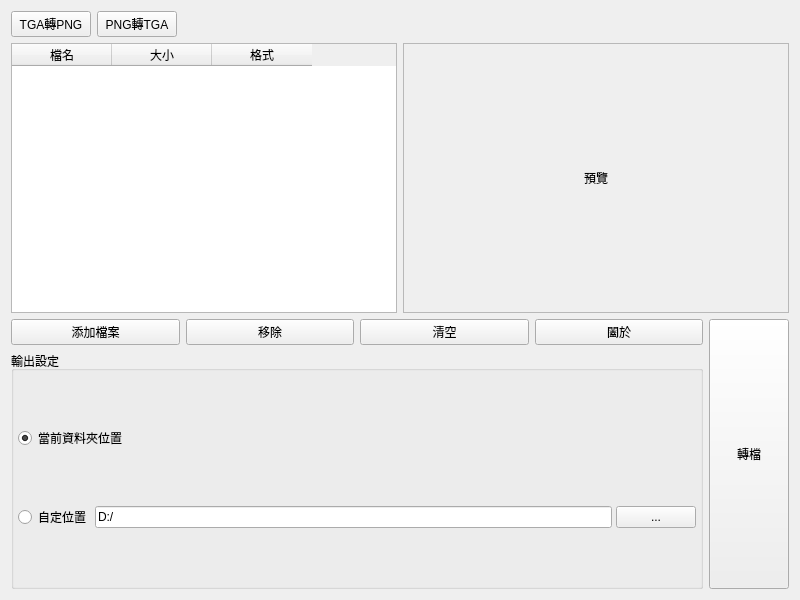
<?xml version="1.0" encoding="UTF-8"?>
<ui version="4.0">
 <class>DragDropWidget</class>
 <widget class="QWidget" name="DragDropWidget">
  <property name="geometry">
   <rect>
    <x>0</x>
    <y>0</y>
    <width>800</width>
    <height>600</height>
   </rect>
  </property>
  <property name="windowTitle">
   <string>視創用TGA/PNG轉檔工具</string>
  </property>
  <layout class="QVBoxLayout" name="mainLayout">
   <item>
    <layout class="QHBoxLayout" name="topButtonLayout">
    <item>
     <widget class="QPushButton" name="btn_tga_to_png">
      <property name="text">
       <string>TGA轉PNG</string>
      </property>
     </widget>
    </item>
    <item>
     <widget class="QPushButton" name="btn_png_to_tga">
      <property name="text">
       <string>PNG轉TGA</string>
      </property>
     </widget>
    </item>
    <item>
     <spacer name="topButtonSpacer">
      <property name="orientation">
       <enum>Qt::Horizontal</enum>
      </property>
      <property name="sizeHint" stdset="0">
       <size>
        <width>40</width>
        <height>20</height>
       </size>
      </property>
     </spacer>
    </item>
    </layout>
   </item>
   <item>
    <layout class="QHBoxLayout" name="middleLayout">
     <item>
      <widget class="QTableWidget" name="fileTable">
       <property name="columnCount">
        <number>3</number>
       </property>
       <property name="rowCount">
        <number>0</number>
       </property>
       <column>
        <property name="text">
         <string>檔名</string>
        </property>
       </column>
       <column>
        <property name="text">
         <string>大小</string>
        </property>
       </column>
       <column>
        <property name="text">
         <string>格式</string>
        </property>
       </column>
       <property name="selectionBehavior">
        <enum>QAbstractItemView::SelectRows</enum>
       </property>
       <property name="dragDropMode">
        <enum>QAbstractItemView::DropOnly</enum>
       </property>
       <property name="acceptDrops">
        <bool>true</bool>
       </property>
       <property name="editTriggers">
        <set>QAbstractItemView::NoEditTriggers</set>
       </property>
       <property name="alternatingRowColors">
        <bool>true</bool>
       </property>
       <property name="showGrid">
        <bool>true</bool>
       </property>
       <property name="minimumHeight">
        <number>300</number>
       </property>
      </widget>
     </item>
     <item>
      <widget class="QLabel" name="previewLabel">
       <property name="sizePolicy">
        <sizepolicy hsizetype="Expanding" vsizetype="Expanding">
         <horstretch>0</horstretch>
         <verstretch>0</verstretch>
        </sizepolicy>
       </property>
       <property name="minimumSize">
        <size>
         <width>250</width>
         <height>0</height>
        </size>
       </property>
       <property name="frameShape">
        <enum>QFrame::StyledPanel</enum>
       </property>
       <property name="text">
        <string>預覽</string>
       </property>
       <property name="alignment">
        <set>Qt::AlignCenter</set>
       </property>
      </widget>
     </item>
    </layout>
   </item>
   <item>
    <layout class="QHBoxLayout" name="combinedBottomLayout">
     <item>
      <layout class="QVBoxLayout" name="bottomLeftLayout">
       <item>
        <layout class="QHBoxLayout" name="fileActionLayout">
         <item>
          <widget class="QPushButton" name="btn_add_file">
           <property name="text">
            <string>添加檔案</string>
           </property>
          </widget>
         </item>
         <item>
          <widget class="QPushButton" name="btn_remove_file">
           <property name="text">
            <string>移除</string>
           </property>
          </widget>
         </item>
         <item>
          <widget class="QPushButton" name="btn_clear">
           <property name="text">
            <string>清空</string>
           </property>
          </widget>
         </item>
         <item>
          <widget class="QPushButton" name="btn_close">
           <property name="text">
            <string>闔於</string>
           </property>
          </widget>
         </item>
        </layout>
       </item>
       <item>
        <widget class="QGroupBox" name="outputGroup">
         <property name="title">
          <string>輸出設定</string>
         </property>
         <layout class="QVBoxLayout" name="outputLayout">
          <property name="spacing">
           <number>4</number>
          </property>
          <property name="leftMargin">
           <number>4</number>
          </property>
          <property name="topMargin">
           <number>4</number>
          </property>
          <property name="rightMargin">
           <number>4</number>
          </property>
          <property name="bottomMargin">
           <number>4</number>
          </property>
          <item>
           <widget class="QRadioButton" name="radio_current_folder">
            <property name="text">
             <string>當前資料夾位置</string>
            </property>
            <property name="checked">
             <bool>true</bool>
            </property>
           </widget>
          </item>
          <item>
           <layout class="QHBoxLayout" name="customPathLayout">
            <item>
             <widget class="QRadioButton" name="radio_custom_folder">
              <property name="text">
               <string>自定位置</string>
              </property>
             </widget>
            </item>
            <item>
             <widget class="QLineEdit" name="line_custom_path">
              <property name="text">
               <string>D:/</string>
              </property>
             </widget>
            </item>
            <item>
             <widget class="QPushButton" name="btn_browse">
              <property name="text">
               <string>...</string>
              </property>
             </widget>
            </item>
           </layout>
          </item>
         </layout>
        </widget>
       </item>
      </layout>
     </item>
     <item>
      <widget class="QPushButton" name="btn_convert">
       <property name="sizePolicy">
        <sizepolicy hsizetype="Minimum" vsizetype="Expanding">
         <horstretch>0</horstretch>
         <verstretch>0</verstretch>
        </sizepolicy>
       </property>
       <property name="minimumSize">
        <size>
         <width>80</width>
         <height>0</height>
        </size>
       </property>
       <property name="text">
        <string>轉檔</string>
       </property>
      </widget>
     </item>
    </layout>
   </item>
    <!-- 移除底部轉檔按鈕 -->
  </layout>
 </widget>
 <resources/>
 <connections/>
</ui>
